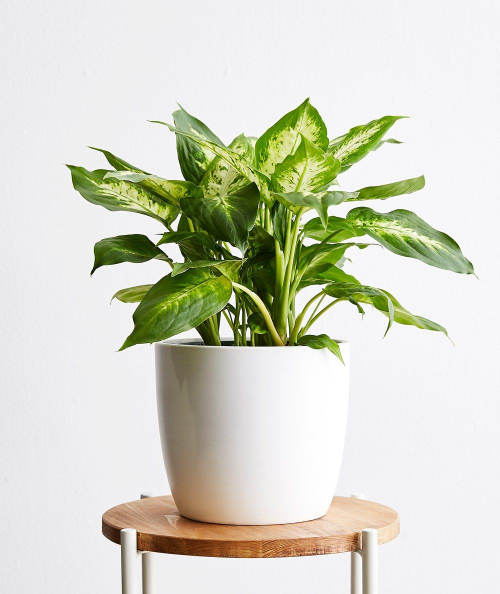
#> input picture plants.jpg, 1000 x 1187 px (shown at 1/2 size)
$ jupyter execute Untitled.ipynb
#> lines starting #> are read from the running program, lines starting #| are printed output that depends on the picture
[cell 1]
import cv2
img=cv2.imread('plants.jpg',0)
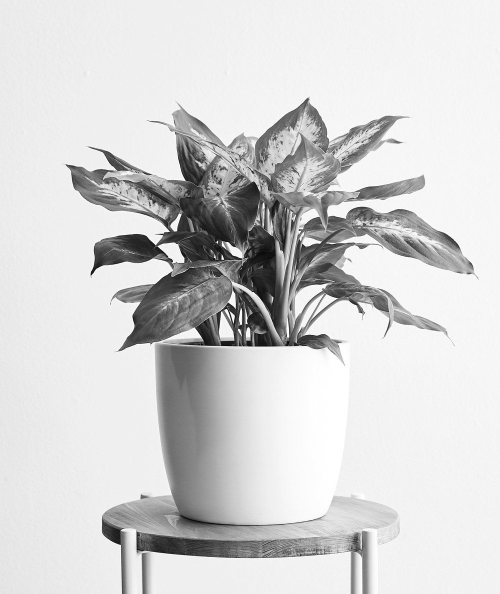
#> img: shape (1187, 1000) (shown at 1/2 size); min 0, max 255, mean 211.6
cv2.imshow('plants',img)
cv2.waitKey(0)
cv2.destroyAllWindows()

[cell 2]
import matplotlib.image as mpimg
import matplotlib.pyplot as plt
img=mpimg.imread('plants.jpg')
#> img: shape (1187, 1000, 3)
plt.imshow(img)

[cell 3]
import cv2
from PIL import Image
img=Image.open('flowers.jpg')
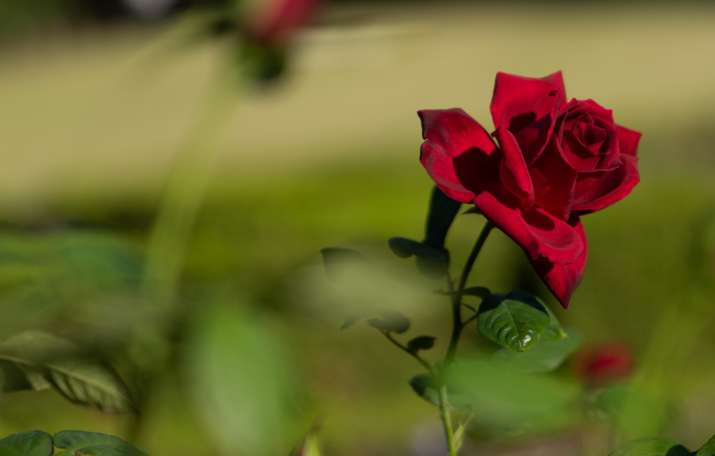
#> input picture flowers.jpg, 715 x 456 px
#> img is the input picture: PIL image 715x456 RGB; mean R, G, B 108.1, 101, 44.6
img=img.rotate(180)
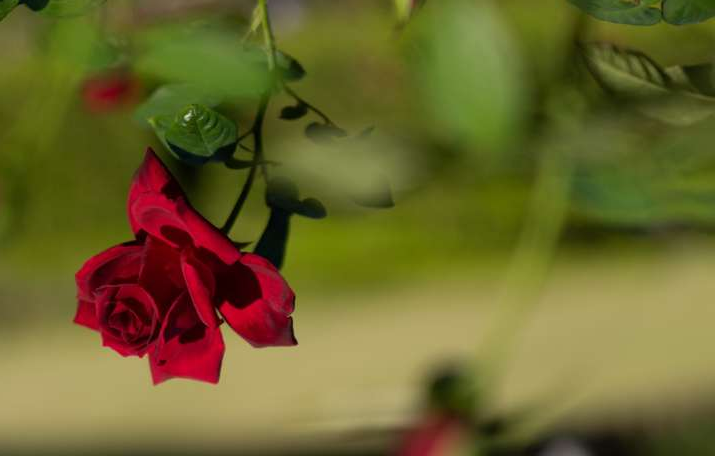
#> img: PIL image 715x456 RGB; mean R, G, B 108.1, 101, 44.6
img.show()
cv2.waitKey(0)
cv2.destroyAllWindows()

[cell 4]
from PIL import ImageColor
img1=ImageColor.getrgb("yellow")
print(img1)
img2=ImageColor.getrgb("red")
print(img2)
img3=ImageColor.getrgb("pink")
print(img3)

[cell 5]
from PIL import Image
img=Image.new('RGB',(200,400),(255,0,0))
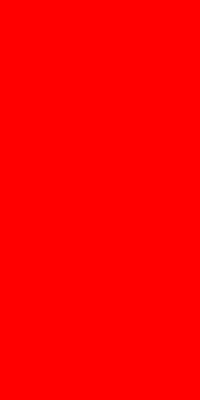
#> img: PIL image 200x400 RGB; mean R, G, B 255, 0, 0
img.show()

[cell 6]
import cv2
import matplotlib.pyplot as plt
import numpy as np
img=cv2.imread("plants1.jpg")
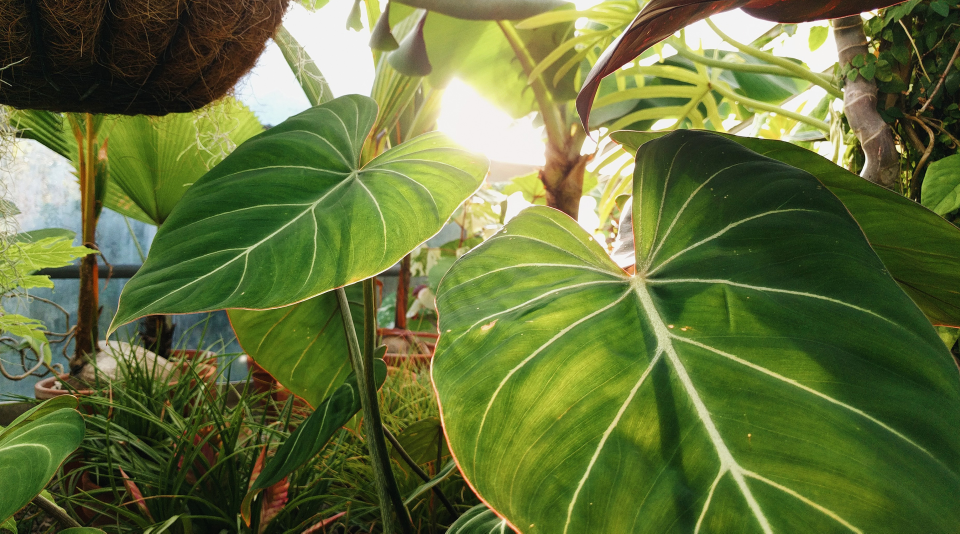
#> input picture plants1.jpg, 2880 x 1600 px (shown at 1/3 size)
#> img is the input picture: shape (1600, 2880, 3); mean B, G, R 59.4, 113.8, 99.7
